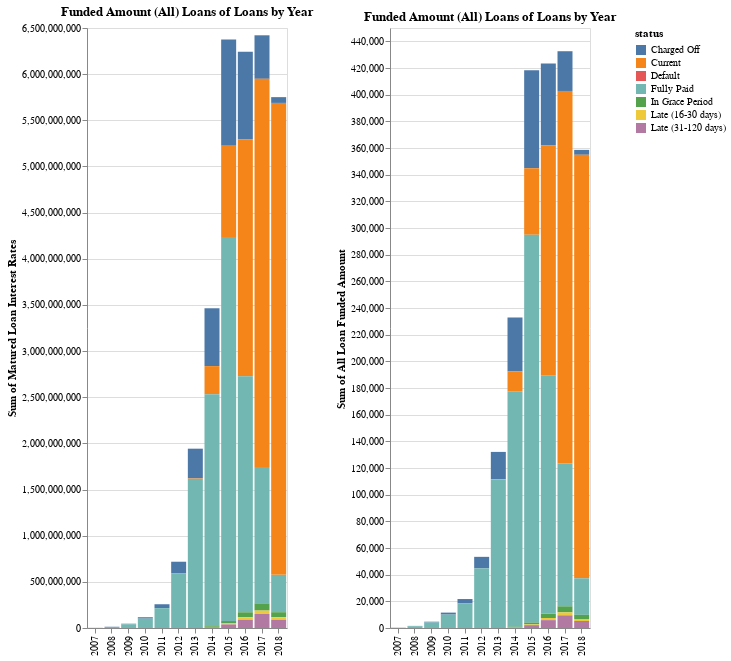

The cell this chart's notebook holds for it:
### Code cell
chart_data_default_all = eda_group_data.groupby(['issue_date_year','status'
                                            ])['id',
                                               'funded_amnt',
                                                    ].agg({ 'funded_amnt':'sum',
                                                            'id':'count'
                                                          }).reset_index()

chart_default_funded_amount = alt.Chart(chart_data_default_all).mark_bar().encode(
    x=alt.X(field='issue_date_year',type='nominal',axis=alt.Axis(title='')),
    y=alt.Y(field='funded_amnt',type='quantitative',axis=alt.Axis(title='Sum of Matured Loan Interest Rates')),
    color='status:N',
    tooltip=['status:N','funded_amnt:Q'],
).properties(width=200, height=600,title='Funded Amount (All) Loans of Loans by Year')

chart_default_count_amount = alt.Chart(chart_data_default_all).mark_bar().encode(
    x=alt.X(field='issue_date_year',type='nominal',axis=alt.Axis(title='')),
    y=alt.Y(field='id',type='quantitative',axis=alt.Axis(title='Sum of All Loan Funded Amount')),
    color='status:N',
    tooltip=['status:N','id:Q'],
).properties(width=200, height=600,title='Funded Amount (All) Loans of Loans by Year')

chart_default_funded_amount | chart_default_count_amount

### Figure 1 — Vega-Lite specification as saved in the notebook (floating-point values rounded to 4 significant figures)
{"$schema": "https://vega.github.io/schema/vega-lite/v2.6.0.json", "config": {"view": {"height": 300, "width": 400}}, "datasets": {"data-5ab4a999ccb259b6c8e4519bbc4bd3e4": [{"funded_amnt": 463200, "id": 45, "issue_date_year": 2007, "status": "Charged Off"}, {"funded_amnt": 1688975, "id": 206, "issue_date_year": 2007, "status": "Fully Paid"}, {"funded_amnt": 2514075, "id": 247, "issue_date_year": 2008, "status": "Charged Off"}, {"funded_amnt": 10943000, "id": 1315, "issue_date_year": 2008, "status": "Fully Paid"}, {"funded_amnt": 6228675, "id": 594, "issue_date_year": 2009, "status": "Charged Off"}, {"funded_amnt": 40095750, "id": 4122, "issue_date_year": 2009, "status": "Fully Paid"}, {"funded_amnt": 15304025, "id": 1487, "issue_date_year": 2010, "status": "Charged Off"}, {"funded_amnt": 101402375, "id": 10049, "issue_date_year": 2010, "status": "Fully Paid"}, {"funded_amnt": 42358475, "id": 3297, "issue_date_year": 2011, "status": "Charged Off"}, {"funded_amnt": 215005175, "id": 18424, "issue_date_year": 2011, "status": "Fully Paid"}, {"funded_amnt": 127103450, "id": 8644, "issue_date_year": 2012, "status": "Charged Off"}, {"funded_amnt": 590839175, "id": 44723, "issue_date_year": 2012, "status": "Fully Paid"}, {"funded_amnt": 322640250, "id": 20587, "issue_date_year": 2013, "status": "Charged Off"}, {"funded_amnt": 4747175, "id": 237, "issue_date_year": 2013, "status": "Current"}, {"funded_amnt": 1614237000, "id": 111186, "issue_date_year": 2013, "status": "Fully Paid"}, {"funded_amnt": 292250, "id": 16, "issue_date_year": 2013, "status": "In Grace Period"}, {"funded_amnt": 162875, "id": 7, "issue_date_year": 2013, "status": "Late (16-30 days)"}, {"funded_amnt": 608200, "id": 32, "issue_date_year": 2013, "status": "Late (31-120 days)"}, {"funded_amnt": 626650350, "id": 40311, "issue_date_year": 2014, "status": "Charged Off"}, {"funded_amnt": 304486400, "id": 15341, "issue_date_year": 2014, "status": "Current"}, {"funded_amnt": 2512852850, "id": 176234, "issue_date_year": 2014, "status": "Fully Paid"}, {"funded_amnt": 8030825, "id": 396, "issue_date_year": 2014, "status": "In Grace Period"}, {"funded_amnt": 3119050, "id": 157, "issue_date_year": 2014, "status": "Late (16-30 days)"}, {"funded_amnt": 8692775, "id": 441, "issue_date_year": 2014, "status": "Late (31-120 days)"}, {"funded_amnt": 1153307650, "id": 73564, "issue_date_year": 2015, "status": "Charged Off"}, {"funded_amnt": 987106550, "id": 49925, "issue_date_year": 2015, "status": "Current"}, {"funded_amnt": 76000, "id": 3, "issue_date_year": 2015, "status": "Default"}, {"funded_amnt": 4160420375, "id": 290853, "issue_date_year": 2015, "status": "Fully Paid"}, {"funded_amnt": 25851300, "id": 1319, "issue_date_year": 2015, "status": "In Grace Period"}, {"funded_amnt": 10672125, "id": 551, "issue_date_year": 2015, "status": "Late (16-30 days)"}, {"funded_amnt": 38898875, "id": 2131, "issue_date_year": 2015, "status": "Late (31-120 days)"}, {"funded_amnt": 951287950, "id": 61490, "issue_date_year": 2016, "status": "Charged Off"}, {"funded_amnt": 2562976275, "id": 172437, "issue_date_year": 2016, "status": "Current"}, {"funded_amnt": 191450, "id": 13, "issue_date_year": 2016, "status": "Default"}, {"funded_amnt": 2557781725, "id": 178666, "issue_date_year": 2016, "status": "Fully Paid"}, {"funded_amnt": 54446175, "id": 3305, "issue_date_year": 2016, "status": "In Grace Period"}, {"funded_amnt": 26069450, "id": 1602, "issue_date_year": 2016, "status": "Late (16-30 days)"}, {"funded_amnt": 89873525, "id": 5898, "issue_date_year": 2016, "status": "Late (31-120 days)"}, {"funded_amnt": 471564875, "id": 29810, "issue_date_year": 2017, "status": "Charged Off"}, {"funded_amnt": 4204185725, "id": 279373, "issue_date_year": 2017, "status": "Current"}, {"funded_amnt": 128100, "id": 8, "issue_date_year": 2017, "status": "Default"}, {"funded_amnt": 1481123550, "id": 107183, "issue_date_year": 2017, "status": "Fully Paid"}, {"funded_amnt": 74997300, "id": 4507, "issue_date_year": 2017, "status": "In Grace Period"}, {"funded_amnt": 36815000, "id": 2217, "issue_date_year": 2017, "status": "Late (16-30 days)"}, {"funded_amnt": 152180450, "id": 9485, "issue_date_year": 2017, "status": "Late (31-120 days)"}, {"funded_amnt": 62560950, "id": 3672, "issue_date_year": 2018, "status": "Charged Off"}, {"funded_amnt": 5112901025, "id": 317611, "issue_date_year": 2018, "status": "Current"}, {"funded_amnt": 108075, "id": 8, "issue_date_year": 2018, "status": "Default"}, {"funded_amnt": 404373850, "id": 27428, "issue_date_year": 2018, "status": "Fully Paid"}, {"funded_amnt": 54692300, "id": 3105, "issue_date_year": 2018, "status": "In Grace Period"}, {"funded_amnt": 26371500, "id": 1523, "issue_date_year": 2018, "status": "Late (16-30 days)"}, {"funded_amnt": 89992825, "id": 5236, "issue_date_year": 2018, "status": "Late (31-120 days)"}]}, "hconcat": [{"data": {"name": "data-5ab4a999ccb259b6c8e4519bbc4bd3e4"}, "encoding": {"color": {"field": "status", "type": "nominal"}, "tooltip": [{"field": "status", "type": "nominal"}, {"field": "funded_amnt", "type": "quantitative"}], "x": {"axis": {"title": ""}, "field": "issue_date_year", "type": "nominal"}, "y": {"axis": {"title": "Sum of Matured Loan Interest Rates"}, "field": "funded_amnt", "type": "quantitative"}}, "height": 600, "mark": "bar", "title": "Funded Amount (All) Loans of Loans by Year", "width": 200}, {"data": {"name": "data-5ab4a999ccb259b6c8e4519bbc4bd3e4"}, "encoding": {"color": {"field": "status", "type": "nominal"}, "tooltip": [{"field": "status", "type": "nominal"}, {"field": "id", "type": "quantitative"}], "x": {"axis": {"title": ""}, "field": "issue_date_year", "type": "nominal"}, "y": {"axis": {"title": "Sum of All Loan Funded Amount"}, "field": "id", "type": "quantitative"}}, "height": 600, "mark": "bar", "title": "Funded Amount (All) Loans of Loans by Year", "width": 200}]}
